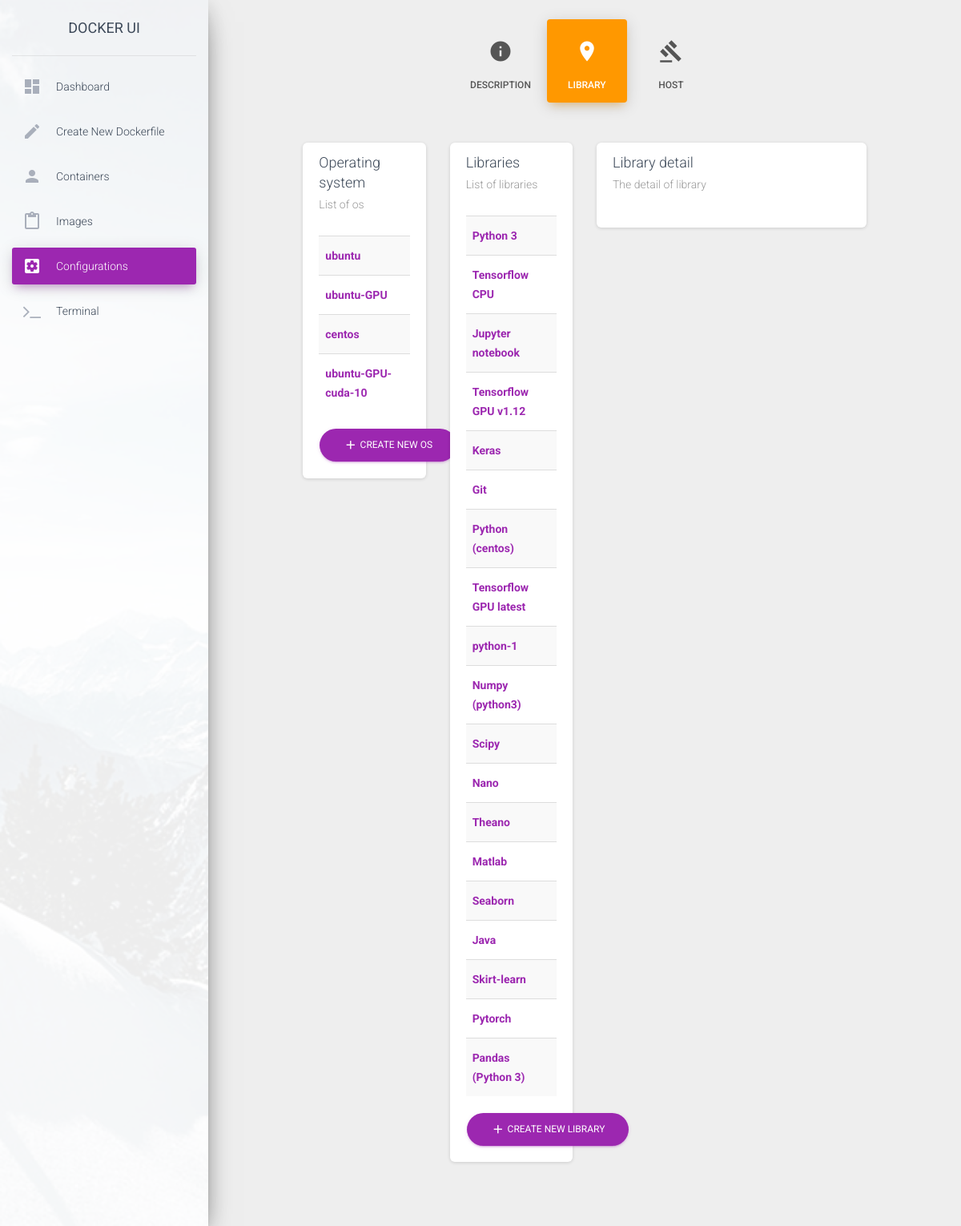
Before: /src/html/src/Configuration.php (signed in) with the older database file.
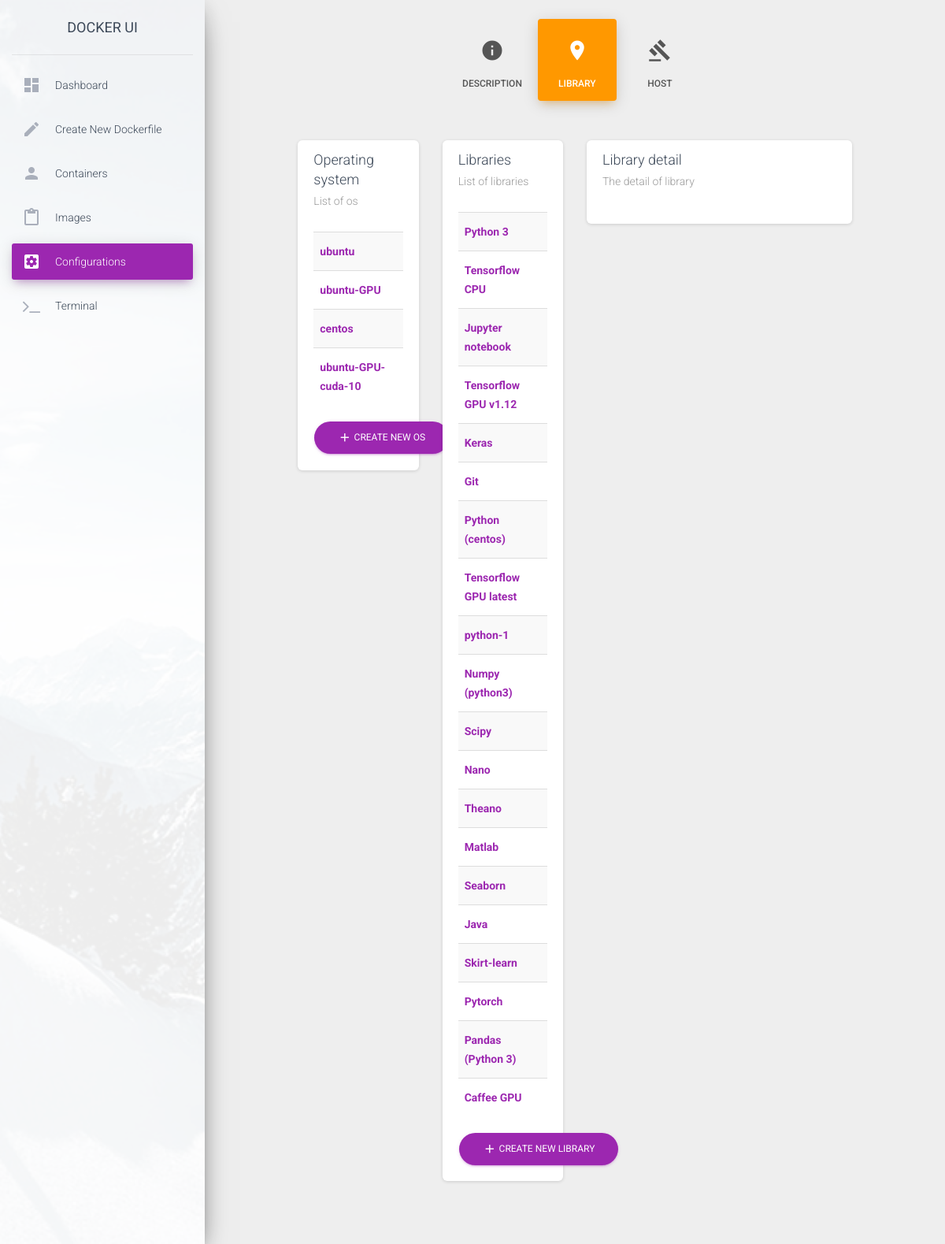
After: the same page with the newer database file.
### tables this page shows
CREATE TABLE library (
    id INTEGER PRIMARY KEY AUTOINCREMENT,
    name TEXT NOT NULL UNIQUE,
    isGPU BOOLEAN NOT NULL
);

### src/model/LibraryModel.php (called while the page is built, shortened)
<?php
    class LibraryModel {
        private $id;
        private $name;
        public function getId()
        {
            return $this->id;
        }
        public function setId($id): void
        {
            $this->id = $id;
        }
        public function getName()
        {
            return $this->name;
        }
        public function setName($name): void
        {
            $this->name = $name;
        }
    }
?>

### src/dao/LibraryDao.php (called while the page is built, shortened)
<?php
    class LibraryDao{
        function getAll() :array {
            $db = new Database();
            $sqlQuery = "SELECT * FROM library";
            $ret = $db->query($sqlQuery);
            $result = [];
            while($row = $ret->fetchArray(SQLITE3_ASSOC) ) {
               array_push($result, new LibraryEntity($row['id'], $row['name'], $row['isGPU']));
            }
            return $result;
        }
    }
?>

### src/service/LibraryService.php (called while the page is built, shortened)
<?php
    include_once(__DIR__.'/../dao/LibraryDao.php');
    include_once(__DIR__.'/../model/LibraryModel.php');
    class LibraryService {
        private $libraryDao;
        private $dependenceDao;
        function __construct(){
            $this->libraryDao = new LibraryDao();
            $this->dependenceDao = new DependenceDao();
        }
        public function getAllImageModelsMapById() {
            $libraryEntities = $this->libraryDao->getAll();
            $libraryModelMapById = array();
            foreach ($libraryEntities as $libraryEntity) {
                $libraryModelMapById[$libraryEntity->getId()] = LibraryModel::fromEntity($libraryEntity);
            }
            $dependences = $this->dependenceDao->getAll();
            foreach ($dependences as $dependence) {
                $libraryModelMapById[$dependence->getLibraryId()]->addParentLibrary($libraryModelMapById[$dependence->getParentLibraryId()]);
                $libraryModelMapById[$dependence->getParentLibraryId()]->addChildLibrary($libraryModelMapById[$dependence->getLibraryId()]);
            }
            return $libraryModelMapById;
        }
    }
?>

### src/html/src/library/LibraryPage.php (the view, shortened to what the changed rows need)
<?php
    include_once (__DIR__."/../../../service/LibraryService.php");
    $libraryService = new LibraryService();
    $GLOBALS['libraries'] = $libraryService->getAllImageModelsMapById();
?>
<div class="col-md-10 ml-auto mr-auto">
    <div class="row">
        <div class="col-md-3">
            <div class="card">
                <div class="card-body">
                    <table class="table table-striped table-hover">
                        <tbody>
                            <?php
                                foreach ($GLOBALS['libraries'] as $library) {
                                    if (!$library->isOS()) {
                                        continue;
                                    }
                                    echo "<tr>";
                                    echo "<th><a href='./Configuration.php?library-id=". $library->getId()."'>".$library->getName()."</a></th>";
                                    echo "</tr>";
                                }
                            ?>
                        </tbody>
                    </table>
                </div>
            </div>
        </div>
        <div class="col-md-3">
            <div class="card">
                <div class="card-body">
                    <table class="table table-striped table-hover">
                        <tbody>
                            <?php
                                foreach ($GLOBALS['libraries'] as $library) {
                                    if ($library->isOS()) {
                                        continue;
                                    }
                                    echo "<tr>";
                                    echo "<th><a href='./Configuration.php?library-id=". $library->getId()."'>".$library->getName()."</th>";
                                    echo "</tr>";
                                }
                            ?>
                        </tbody>
                    </table>
                </div>
            </div>
        </div>
    </div>
</div>

Changed rows visible on the page:
added library: name "Caffee GPU", shown under "Libraries"
